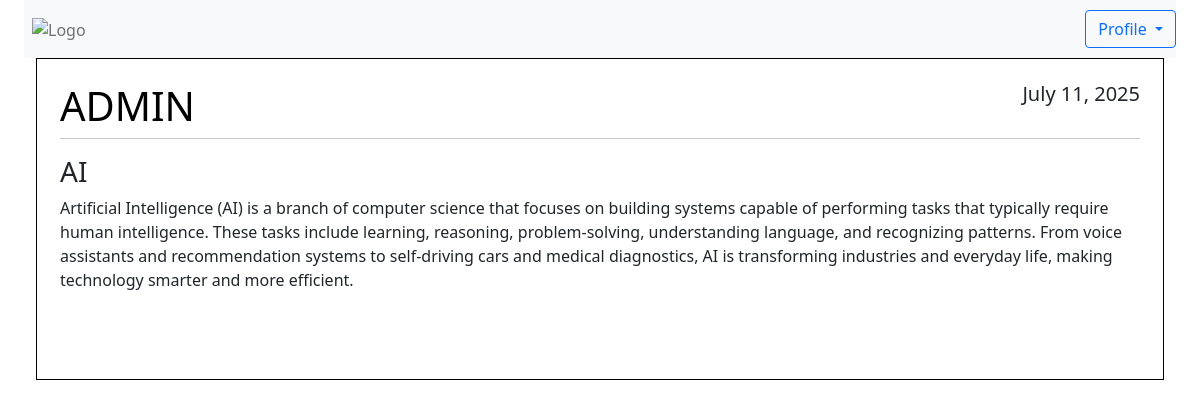
Page /mypost/ (signed in) on the earlier database version.
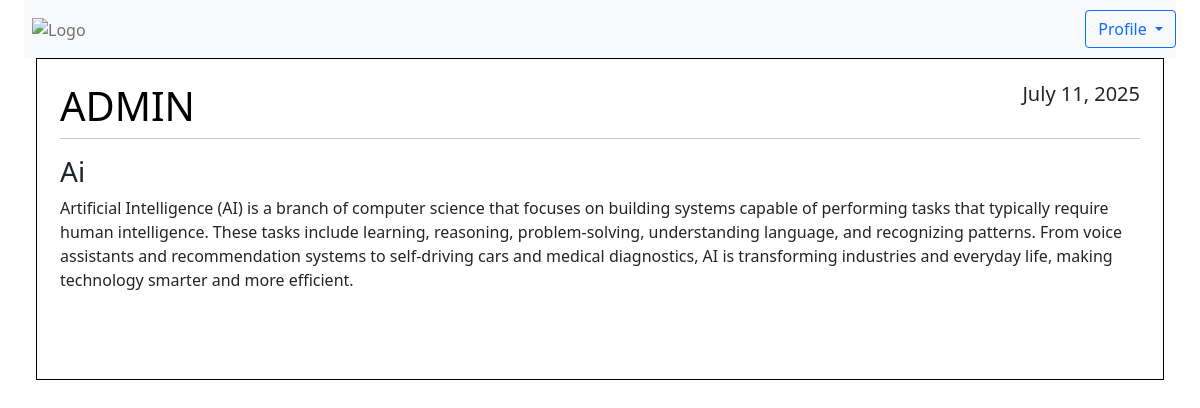
Same page on the later database version.
### blog/models.py (models this page shows)
class Posts(models.Model):
    title = models.CharField(max_length=100)
    content = models.TextField()
    date_posted = models.DateTimeField(default=timezone.now)
    author = models.ForeignKey(User, on_delete=models.CASCADE)

### blog/views.py (the view)
# urls.py: path('mypost/',views.mypost),
def mypost(request):
    context = {'posts':Posts.objects.filter(author = request.user)}
    return render(request,'blog/mypost.html',context)

### blog/templates/blog/mypost.html (shortened to what this page needs)
{% extends 'blog/base.html' %}
{% block content %}
{% load static %}
<div class="container custom-container">
    <nav class="navbar navbar-expand-lg navbar-light bg-light w-100">
        <div class="collapse navbar-collapse" id="navbarSupportedContent">
            <ul class="navbar-nav me-auto mb-2 mb-lg-0">
                <li class="nav-item">
                    <a class="nav-link" href="/home">
                        <img class="w-50" src="https://www.dsim.in/blog/wp-content/uploads/2013/06/blog.jpg" alt="Logo">
                    </a>
                </li>
            </ul>
            <div class="dropdown">
                <button class="btn btn-outline-primary dropdown-toggle" type="button" id="dropdownMenuButton" data-bs-toggle="dropdown" aria-expanded="false">
                    Profile
                </button>
            </div>
        </div>
    </nav>
      <div class="container custom-container" style="max-width: 1350px; ">
        {% for post in posts %}
        <article class="media content-section">
            <div class="media-body" style="border: 1px solid black; padding: 23px; margin-bottom: 10px;">
                <div class="article-metadata">
                    <h1 class="text-uppercase" style="text-align:left;float:left; color: black;">{{post.author }}</h1>
                <h5 style="text-align:right;float:right;">{{post.date_posted|date:"F d, Y"}}</h5>
                <hr style="clear:both;"/>
                </div>
                <h3>{{post.title}}</h3>
                <p class="article-content">{{post.content}}</p>
                <br><br>
            </div>
        </article>
        {% endfor %}
    </div>
    </div>
    {%  endblock %}

Differences in the rows shown:
changed Posts "ADMIN": title "AI" → "Ai"
